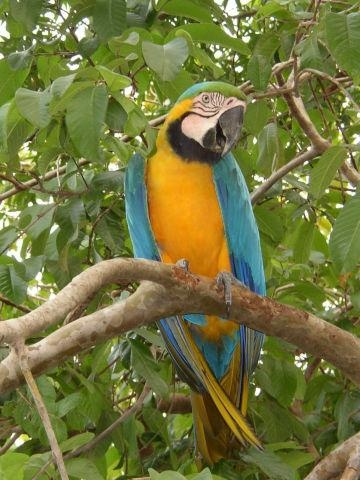
#> input picture JEC/pokusne soubory/img.jpg, 360 x 480 px
$ python gabor_scipy.py   (Python 2 division)   (older library calls are emulated)
#> lines starting #> are read from the running program, lines starting #| are printed output that depends on the picture
'''
Created on 5. 5. 2017

@author: lada
'''

import numpy as np
from skimage.filter import gabor_kernel #skimage.__version__ if it's lower than 0.11 then use filter instead of filters
from skimage.filter import gabor_filter # gabor in newer versions
from skimage import io
import skimage
import math
import cv2
from scipy import ndimage as ndi

orientations = [0, math.pi/4, math.pi/2, math.pi / 4 * 3]
wavelengths = [0.25, 0.5, 1.0]
sigma = 1

def create_kernels():
    print skimage.__version__
    kernels = []

    for theta in orientations:
        #print "Theta: ", theta
        for lambd in wavelengths:
            kernel = gabor_kernel(1.0/lambd, theta=theta, sigma_x=sigma, sigma_y=sigma) # frequency is 1/lambda
            kernels.append(kernel)

            # [7 lines of commented-out code are left out]


    return kernels


def show_kernels(kernels, real=True): #if False - show imaginary part
    k_size = kernels[0].shape[0]
    img = np.zeros((k_size * len(wavelengths), k_size * len(orientations)))

    #print img.shape
    for i in range(len(kernels)):
        if real:
            k = np.real(kernels[i])
        else:
            k = np.imag(kernels[i])
        n = np.linalg.norm(k) # for normalization
        #print "Norm:", n
        r = i % len(wavelengths)
        c = i / len(wavelengths)
        img[r * k_size : r*k_size + k_size, c*k_size : c*k_size + k_size] = k / n

    io.imshow(img)
    io.show()

def process_image(img_path):
#> called with img_path = 'img.jpg'
    img = cv2.imread(img_path, cv2.IMREAD_GRAYSCALE)
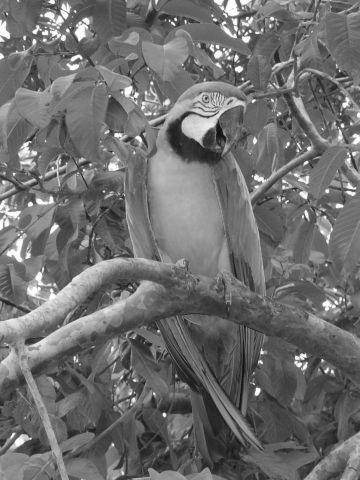
#> img: shape (480, 360); min 11, max 255, mean 110.2
    responses = []

    for theta in orientations:
        for lambd in wavelengths:
            real, imag = gabor_filter(img, 1.0/lambd, theta=theta, sigma_x=sigma, sigma_y=sigma, mode='reflect') # frequency is 1/lambda
            responses.append((real, imag))
#> after the loop, responses = 12 items

            #or use ndi.convolve(img, kernel, mode='wrap')

    print len(responses)
#| 12

    return responses


kernels = create_kernels()

#show_kernels(kernels, real=True)

responses = process_image("img.jpg")
#> responses = 12 items
print responses
#> (printed output is left out)
print len(responses)
print len(responses[0])
io.imshow(responses[11][0])
io.show()
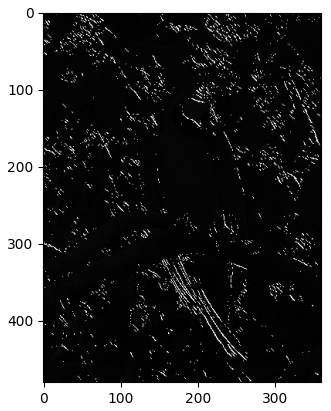
#> figure drawn by matplotlib, 1 panel

$ run again, with JEC/pokusne soubory/P201302280779501.jpg copied over JEC/pokusne soubory/img.jpg
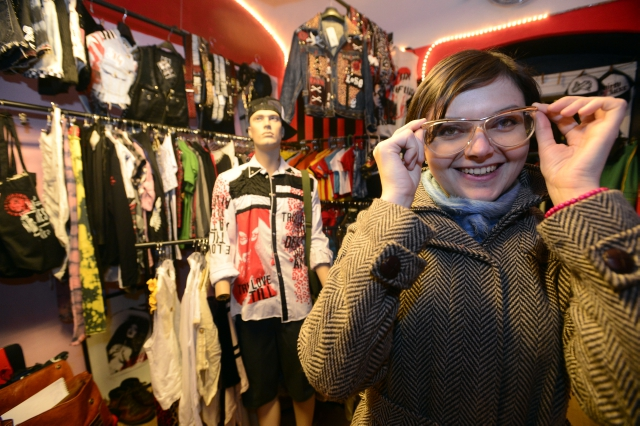
#> input picture JEC/pokusne soubory/P201302280779501.jpg, 640 x 426 px
#> in process_image, `img = cv2.imread(img_path, cv2.IMREAD_GRAYSCALE)`:
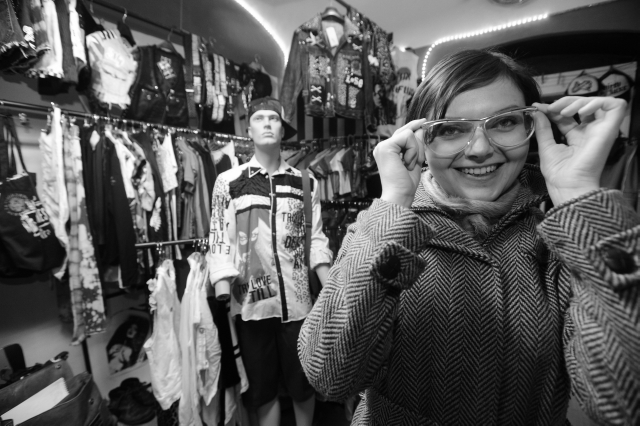
#> img: shape (426, 640); min 1, max 255, mean 89.7
#> after the loop in process_image, `for theta in orientations:`: responses = 12 items
#| 12
#> (printed output is left out)
#| 12
#| 2
#> `io.show()`:
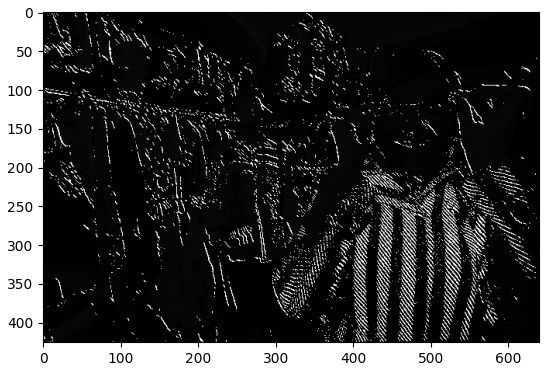
#> figure drawn by matplotlib, 1 panel

$ run again, with JEC/pokusne soubory/hrad.jpg copied over JEC/pokusne soubory/img.jpg
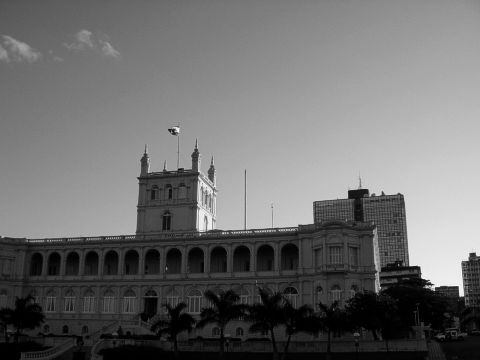
#> input picture JEC/pokusne soubory/hrad.jpg, 480 x 360 px
#> in process_image, img is the input picture: shape (360, 480); min 0, max 254, mean 109.5
#> after the loop in process_image, `for theta in orientations:`: responses = 12 items
#| 12
#> (printed output is left out)
#| 12
#| 2
#> `io.show()`:
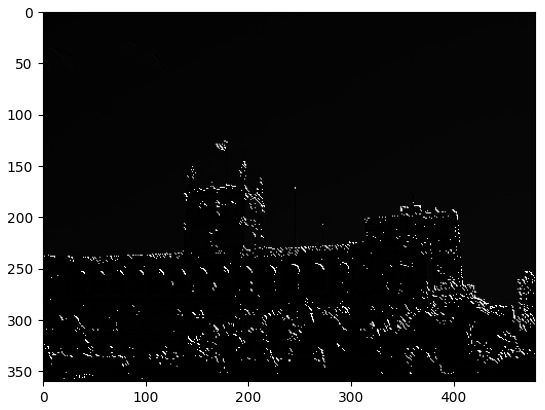
#> figure drawn by matplotlib, 1 panel
